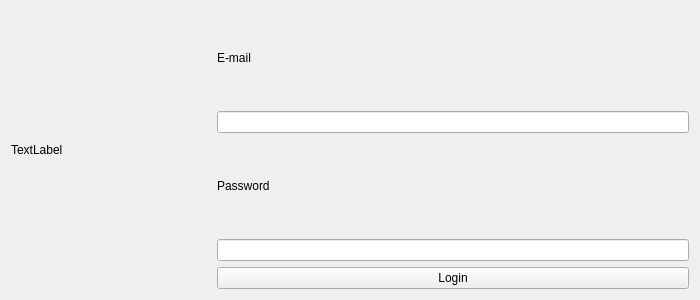
<?xml version="1.0" encoding="UTF-8"?>
<ui version="4.0">
 <class>Logowanie</class>
 <widget class="QWidget" name="Logowanie">
  <property name="geometry">
   <rect>
    <x>0</x>
    <y>0</y>
    <width>700</width>
    <height>300</height>
   </rect>
  </property>
  <property name="minimumSize">
   <size>
    <width>550</width>
    <height>200</height>
   </size>
  </property>
  <property name="maximumSize">
   <size>
    <width>700</width>
    <height>300</height>
   </size>
  </property>
  <property name="windowTitle">
   <string>Logowanie</string>
  </property>
  <layout class="QGridLayout" name="gridLayout">
   <item row="0" column="0">
    <layout class="QHBoxLayout" name="horizontalLayout">
     <item>
      <widget class="QLabel" name="labelImage">
       <property name="minimumSize">
        <size>
         <width>200</width>
         <height>0</height>
        </size>
       </property>
       <property name="text">
        <string>TextLabel</string>
       </property>
      </widget>
     </item>
     <item>
      <layout class="QVBoxLayout" name="verticalLayout">
       <item>
        <widget class="QLabel" name="label_2">
         <property name="text">
          <string>E-mail</string>
         </property>
        </widget>
       </item>
       <item>
        <widget class="QLineEdit" name="lineEdit"/>
       </item>
       <item>
        <widget class="QLabel" name="label_3">
         <property name="text">
          <string>Password</string>
         </property>
        </widget>
       </item>
       <item>
        <widget class="QLineEdit" name="lineEdit_2"/>
       </item>
       <item>
        <widget class="QPushButton" name="pushButton">
         <property name="text">
          <string>Login</string>
         </property>
        </widget>
       </item>
      </layout>
     </item>
    </layout>
   </item>
  </layout>
 </widget>
 <resources/>
 <connections/>
</ui>
